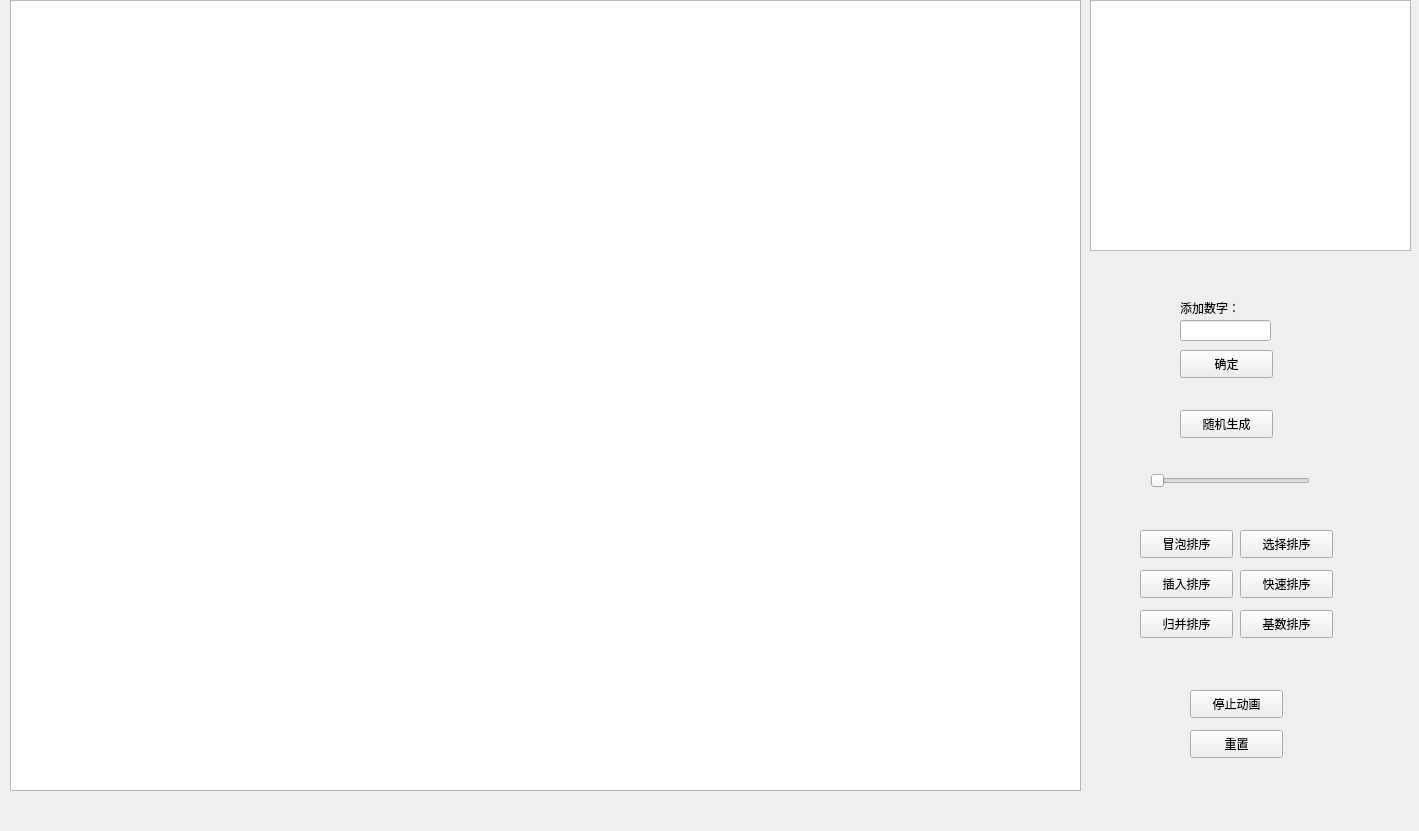
<?xml version="1.0" encoding="UTF-8"?>
<ui version="4.0">
 <class>SortWidget</class>
 <widget class="QWidget" name="SortWidget">
  <property name="geometry">
   <rect>
    <x>0</x>
    <y>0</y>
    <width>1419</width>
    <height>831</height>
   </rect>
  </property>
  <property name="windowTitle">
   <string>SortWidget</string>
  </property>
  <widget class="QPushButton" name="btn5merge">
   <property name="geometry">
    <rect>
     <x>1140</x>
     <y>610</y>
     <width>93</width>
     <height>28</height>
    </rect>
   </property>
   <property name="text">
    <string>归并排序</string>
   </property>
  </widget>
  <widget class="QPushButton" name="pushButton_3">
   <property name="geometry">
    <rect>
     <x>1190</x>
     <y>730</y>
     <width>93</width>
     <height>28</height>
    </rect>
   </property>
   <property name="text">
    <string>重置</string>
   </property>
  </widget>
  <widget class="QPushButton" name="btn2select">
   <property name="geometry">
    <rect>
     <x>1240</x>
     <y>530</y>
     <width>93</width>
     <height>28</height>
    </rect>
   </property>
   <property name="text">
    <string>选择排序</string>
   </property>
  </widget>
  <widget class="QGraphicsView" name="graphicsView">
   <property name="geometry">
    <rect>
     <x>10</x>
     <y>0</y>
     <width>1071</width>
     <height>791</height>
    </rect>
   </property>
  </widget>
  <widget class="QPushButton" name="btn1bubble">
   <property name="geometry">
    <rect>
     <x>1140</x>
     <y>530</y>
     <width>93</width>
     <height>28</height>
    </rect>
   </property>
   <property name="text">
    <string>冒泡排序</string>
   </property>
  </widget>
  <widget class="QPushButton" name="btn3insert">
   <property name="geometry">
    <rect>
     <x>1140</x>
     <y>570</y>
     <width>93</width>
     <height>28</height>
    </rect>
   </property>
   <property name="text">
    <string>插入排序</string>
   </property>
  </widget>
  <widget class="QLabel" name="label">
   <property name="geometry">
    <rect>
     <x>1180</x>
     <y>300</y>
     <width>72</width>
     <height>15</height>
    </rect>
   </property>
   <property name="text">
    <string>添加数字：</string>
   </property>
  </widget>
  <widget class="QLineEdit" name="lineEdit">
   <property name="geometry">
    <rect>
     <x>1180</x>
     <y>320</y>
     <width>91</width>
     <height>21</height>
    </rect>
   </property>
  </widget>
  <widget class="QPushButton" name="btn4quick">
   <property name="geometry">
    <rect>
     <x>1240</x>
     <y>570</y>
     <width>93</width>
     <height>28</height>
    </rect>
   </property>
   <property name="text">
    <string>快速排序</string>
   </property>
  </widget>
  <widget class="QGraphicsView" name="graphicsView_2">
   <property name="geometry">
    <rect>
     <x>1090</x>
     <y>0</y>
     <width>321</width>
     <height>251</height>
    </rect>
   </property>
  </widget>
  <widget class="QPushButton" name="pushButton_2">
   <property name="geometry">
    <rect>
     <x>1180</x>
     <y>410</y>
     <width>93</width>
     <height>28</height>
    </rect>
   </property>
   <property name="sizePolicy">
    <sizepolicy hsizetype="Expanding" vsizetype="Expanding">
     <horstretch>0</horstretch>
     <verstretch>0</verstretch>
    </sizepolicy>
   </property>
   <property name="text">
    <string>随机生成</string>
   </property>
  </widget>
  <widget class="QPushButton" name="btn6radix">
   <property name="geometry">
    <rect>
     <x>1240</x>
     <y>610</y>
     <width>93</width>
     <height>28</height>
    </rect>
   </property>
   <property name="text">
    <string>基数排序</string>
   </property>
  </widget>
  <widget class="QPushButton" name="pushButton_4">
   <property name="geometry">
    <rect>
     <x>1190</x>
     <y>690</y>
     <width>93</width>
     <height>28</height>
    </rect>
   </property>
   <property name="text">
    <string>停止动画</string>
   </property>
  </widget>
  <widget class="QPushButton" name="pushButton">
   <property name="geometry">
    <rect>
     <x>1180</x>
     <y>350</y>
     <width>93</width>
     <height>28</height>
    </rect>
   </property>
   <property name="text">
    <string>确定</string>
   </property>
  </widget>
  <widget class="QSlider" name="horizontalSlider">
   <property name="geometry">
    <rect>
     <x>1150</x>
     <y>470</y>
     <width>160</width>
     <height>22</height>
    </rect>
   </property>
   <property name="orientation">
    <enum>Qt::Horizontal</enum>
   </property>
  </widget>
 </widget>
 <layoutdefault spacing="6" margin="11"/>
 <resources/>
 <connections/>
</ui>
